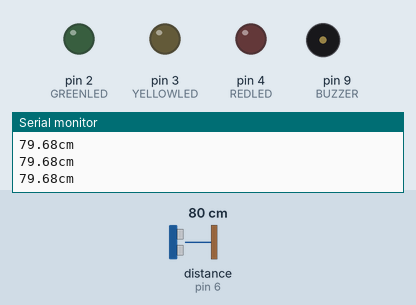
Bench run of a sketch on a simulated Arduino Uno, built with avr-gcc and run on an emulated ATmega328P. Shown: output pins drawn as LEDs (lit = HIGH), buzzer (waves = sounding), the last lines printed to the serial monitor. Wiring (inferred from the names in the program): ultrasonic range finder: trigger pin 5; echo pin 6. The test bench sets the inputs (shaded band); at power-on: distance to the obstacle (sensor on pin 6) 80 cm. The echo pulse lasts 58.3 µs per cm; pins used as bus, display or sensor lines are not drawn.

Above: at 1.3 s.
1.4 s: distance to the obstacle (sensor on pin 6) set to 2 cm
At 2.36 s:
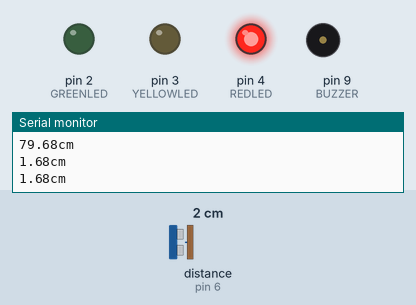
4.4 s: distance to the obstacle (sensor on pin 6) set to 9 cm
7.4 s: distance to the obstacle (sensor on pin 6) set to 12 cm
At 8.38 s:
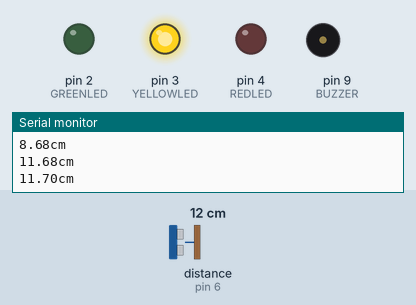
10.4 s: distance to the obstacle (sensor on pin 6) set to 19 cm
13.4 s: distance to the obstacle (sensor on pin 6) set to 22 cm
At 14.4 s:
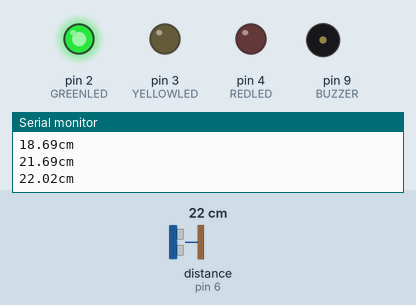
16.4 s: distance to the obstacle (sensor on pin 6) set to 4 cm
At 17.16 s:
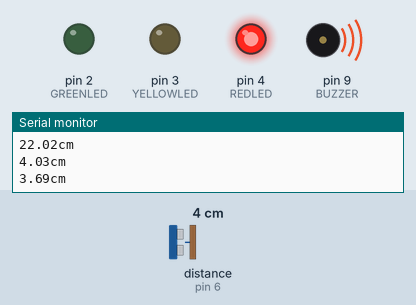
Timing chart, 0 to 20.4 s (numbered marks = the images above; inputs shaded):
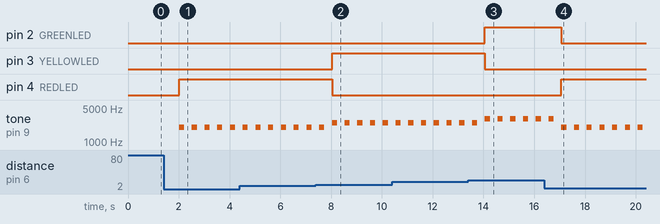

Measured:
- the behaviour switches between 10 and 11 cm on distance to the obstacle (sensor on pin 6) (found by bisection; images 1 and 2)
- the behaviour switches between 20 and 21 cm on distance to the obstacle (sensor on pin 6) (found by bisection; images 2 and 3)
- after the input at 1.4 s, pin 4 (REDLED): LOW → HIGH after 0.62 s; tone on pin 9 (BUZZER): alternates 2000 Hz for 0.20 s and silent for 0.30 s, starting after 0.62 s
- after the input at 7.4 s, pin 3 (YELLOWLED): LOW → HIGH after 0.63 s; pin 4 (REDLED): HIGH → LOW after 0.63 s
- after the input at 13.4 s, pin 2 (GREENLED): LOW → HIGH after 0.66 s; pin 3 (YELLOWLED): HIGH → LOW after 0.66 s
- after the input at 16.4 s, pin 2 (GREENLED): HIGH → LOW after 0.67 s; pin 4 (REDLED): LOW → HIGH after 0.67 s

The sketch:

parking_sensor.ino
```cpp
//pin condiguration for ultrasonic sensor
#define GREENLED 2
#define YELLOWLED 3
#define REDLED 4
#define TRIGGER 5
#define ECHO 6
#define BUZZER 9

// Constantes
const float sound = 34300.0; // Sound speed in cm/s
const float threshold1 = 30.0;// Far distance (warning)
const float threshold2 = 20.0; // Average distance (alert)
const float threshold3 = 10.0; // Close distance (danger)

void setup() {
  Serial.begin(9600);
  pinMode(GREENLED, OUTPUT);
  pinMode(YELLOWLED, OUTPUT);
  pinMode(REDLED, OUTPUT);
  pinMode(ECHO, INPUT);
  pinMode(TRIGGER, OUTPUT);
  pinMode(BUZZER, OUTPUT);

  shutdownLEDs();

}

void loop() {
  // Prepare the ultrasonic sensor
  iniTrigger();

  // Get distance
  float distance = calcDistance();

  // shut all leds
  shutdownLEDs();

// We launch an alert if we are within the danger range
  if (distance < threshold1)
  {
    // Lunch alert
    alert(distance);
  }

}

void shutdownLEDs()
{
  digitalWrite(GREENLED, LOW);
  digitalWrite(YELLOWLED, LOW);
  digitalWrite(REDLED, LOW);
}

// Function that checks if there is a presence or audible alert to be launched
void alert(float distance)
{
  if (distance < threshold1 && distance >= threshold2)
  {
    // Turn green led, buzzer sound calmly
    digitalWrite(GREENLED, HIGH);
    tone(BUZZER, 3000, 200);
  }
  else if (distance < threshold2 && distance > threshold3)
  {
    // Turn yellow led, buzzer sound warning
    digitalWrite(YELLOWLED, HIGH);
    tone(BUZZER, 2500, 200);
  }
  else if (distance <= threshold3)
  {
    // Turn red led, buzzer sound alerting
    digitalWrite(REDLED, HIGH);
    tone(BUZZER, 2000, 200);
  }
}

// Method that calculates the distance at which an object is located.
// Returns a float type variable that contains the distance
float calcDistance()
{
// The pulseIn function gets the time it takes to switch between states, in this case HIGH
  unsigned long times = pulseIn(ECHO, HIGH);
// We obtain the distance in cm, we must convert the time into seconds since it is in microseconds
  // so multiply by 0.000001
  float distance = times * 0.000001 * sound / 2.0;
  Serial.print(distance);
  Serial.print("cm");
  Serial.println();
  delay(500);

  return distance;
}

// Method that starts the trigger sequence to start measuring
void iniTrigger()
{
// We put the Triiger in low state and wait 2 ms
  digitalWrite(TRIGGER, LOW);
  delayMicroseconds(2);

// We set the Trigger pin high and wait 10 ms
  digitalWrite(TRIGGER, HIGH);
  delayMicroseconds(10);

// We start by putting the Trigger pin in low state
  digitalWrite(TRIGGER, LOW);
}
```
